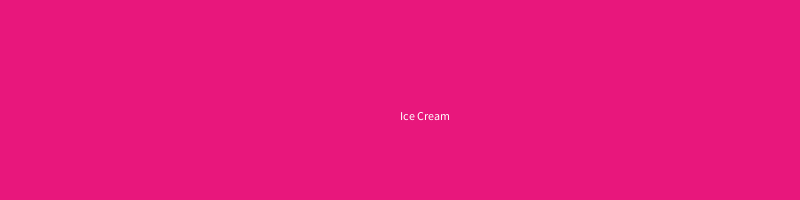
Frame 1 (no input)
Frame 60 (the mouse pressed at the canvas centre just before this capture): blank canvas, image omitted
Frame 120 (the mouse held since frame 60 and released just before this capture): blank canvas, image omitted

The Processing sketch that drew this single still picture (run headless with seeded random() and noise(); from frame 60 on, the mouse is pressed at the canvas centre):

// Processing sketch: banana_split
// ── banana_split.pde
int y = 100;
int y1 = 120;
int y2 = 140;
void setup(){
      size(800, 200);
}
void draw(){
  background(232,23,124);
  y+=20;
  if (y <= 160){
  text("Ice Cream", 400, y);
}
  if (y == 180){
  text("BANANA", 400, y);
}}
